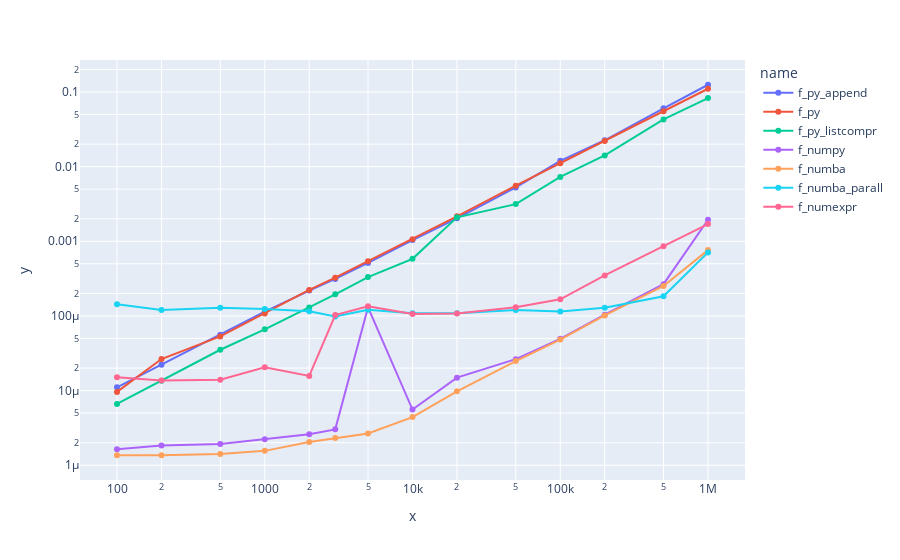

Source (notebook cell):
### Code cell
fig = px.line(df, x='x', y='y', color='name', 
              log_x=True, log_y=True, markers=True)
fig.show()

### Figure 1 — Plotly figure (JSON) as saved in the notebook; plotly's stock layout.template omitted (floating-point values rounded to 4 significant figures)
{"data": [{"hovertemplate": "name=f_py_append<br>x=%{x}<br>y=%{y}<extra></extra>", "legendgroup": "f_py_append", "line": {"color": "#636efa", "dash": "solid"}, "marker": {"symbol": "circle"}, "mode": "lines+markers", "name": "f_py_append", "orientation": "v", "showlegend": true, "type": "scatter", "x": [100, 200, 500, 1000, 2000, 3000, 5000, 10000, 20000, 50000, 100000, 200000, 500000, 1000000], "xaxis": "x", "y": [1.105e-05, 2.227e-05, 5.584e-05, 0.0001145, 0.0002184, 0.0003134, 0.0005128, 0.001037, 0.00203, 0.005258, 0.01195, 0.02255, 0.06042, 0.125], "yaxis": "y"}, {"hovertemplate": "name=f_py<br>x=%{x}<br>y=%{y}<extra></extra>", "legendgroup": "f_py", "line": {"color": "#EF553B", "dash": "solid"}, "marker": {"symbol": "circle"}, "mode": "lines+markers", "name": "f_py", "orientation": "v", "showlegend": true, "type": "scatter", "x": [100, 200, 500, 1000, 2000, 3000, 5000, 10000, 20000, 50000, 100000, 200000, 500000, 1000000], "xaxis": "x", "y": [9.608e-06, 2.649e-05, 5.316e-05, 0.0001078, 0.0002233, 0.0003259, 0.0005387, 0.001068, 0.00216, 0.005555, 0.01107, 0.02199, 0.05528, 0.1104], "yaxis": "y"}, {"hovertemplate": "name=f_py_listcompr<br>x=%{x}<br>y=%{y}<extra></extra>", "legendgroup": "f_py_listcompr", "line": {"color": "#00cc96", "dash": "solid"}, "marker": {"symbol": "circle"}, "mode": "lines+markers", "name": "f_py_listcompr", "orientation": "v", "showlegend": true, "type": "scatter", "x": [100, 200, 500, 1000, 2000, 3000, 5000, 10000, 20000, 50000, 100000, 200000, 500000, 1000000], "xaxis": "x", "y": [6.628e-06, 1.355e-05, 3.523e-05, 6.623e-05, 0.0001295, 0.0001948, 0.0003315, 0.000582, 0.002095, 0.003147, 0.007274, 0.01412, 0.04284, 0.08277], "yaxis": "y"}, {"hovertemplate": "name=f_numpy<br>x=%{x}<br>y=%{y}<extra></extra>", "legendgroup": "f_numpy", "line": {"color": "#ab63fa", "dash": "solid"}, "marker": {"symbol": "circle"}, "mode": "lines+markers", "name": "f_numpy", "orientation": "v", "showlegend": true, "type": "scatter", "x": [100, 200, 500, 1000, 2000, 3000, 5000, 10000, 20000, 50000, 100000, 200000, 500000, 1000000], "xaxis": "x", "y": [1.643e-06, 1.837e-06, 1.924e-06, 2.231e-06, 2.608e-06, 3.025e-06, 0.0001306, 5.574e-06, 1.491e-05, 2.639e-05, 4.938e-05, 0.000104, 0.0002666, 0.001945], "yaxis": "y"}, {"hovertemplate": "name=f_numba<br>x=%{x}<br>y=%{y}<extra></extra>", "legendgroup": "f_numba", "line": {"color": "#FFA15A", "dash": "solid"}, "marker": {"symbol": "circle"}, "mode": "lines+markers", "name": "f_numba", "orientation": "v", "showlegend": true, "type": "scatter", "x": [100, 200, 500, 1000, 2000, 3000, 5000, 10000, 20000, 50000, 100000, 200000, 500000, 1000000], "xaxis": "x", "y": [1.361e-06, 1.363e-06, 1.416e-06, 1.558e-06, 2.055e-06, 2.314e-06, 2.665e-06, 4.421e-06, 9.766e-06, 2.484e-05, 4.819e-05, 0.0001017, 0.0002519, 0.0007616], "yaxis": "y"}, {"hovertemplate": "name=f_numba_parall<br>x=%{x}<br>y=%{y}<extra></extra>", "legendgroup": "f_numba_parall", "line": {"color": "#19d3f3", "dash": "solid"}, "marker": {"symbol": "circle"}, "mode": "lines+markers", "name": "f_numba_parall", "orientation": "v", "showlegend": true, "type": "scatter", "x": [100, 200, 500, 1000, 2000, 3000, 5000, 10000, 20000, 50000, 100000, 200000, 500000, 1000000], "xaxis": "x", "y": [0.0001434, 0.0001204, 0.0001284, 0.0001242, 0.0001159, 9.82e-05, 0.0001207, 0.0001084, 0.0001085, 0.0001199, 0.0001146, 0.0001287, 0.0001833, 0.0007101], "yaxis": "y"}, {"hovertemplate": "name=f_numexpr<br>x=%{x}<br>y=%{y}<extra></extra>", "legendgroup": "f_numexpr", "line": {"color": "#FF6692", "dash": "solid"}, "marker": {"symbol": "circle"}, "mode": "lines+markers", "name": "f_numexpr", "orientation": "v", "showlegend": true, "type": "scatter", "x": [100, 200, 500, 1000, 2000, 3000, 5000, 10000, 20000, 50000, 100000, 200000, 500000, 1000000], "xaxis": "x", "y": [1.513e-05, 1.364e-05, 1.402e-05, 2.054e-05, 1.572e-05, 0.000103, 0.000135, 0.0001059, 0.0001075, 0.0001312, 0.0001673, 0.0003488, 0.0008611, 0.001702], "yaxis": "y"}], "layout": {"legend": {"title": {"text": "name"}, "tracegroupgap": 0}, "margin": {"t": 60}, "xaxis": {"anchor": "y", "domain": [0, 1], "title": {"text": "x"}, "type": "log"}, "yaxis": {"anchor": "x", "domain": [0, 1], "title": {"text": "y"}, "type": "log"}}}
